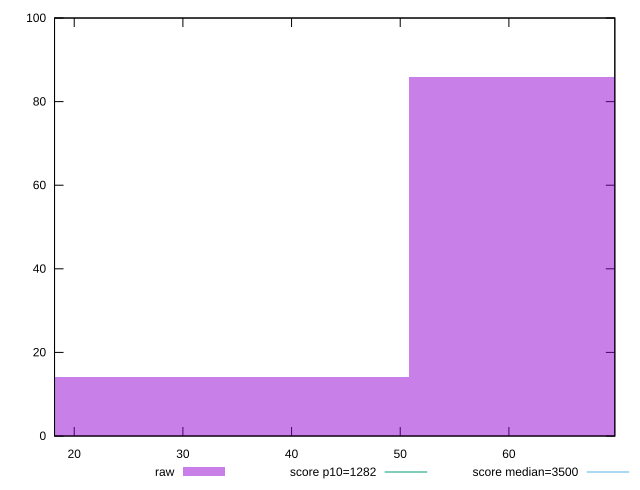

This figure's gnuplot source:
reset

$raw <<EOF
67.6975796085085 86
33.84878980425425 14
EOF

set key outside below
set boxwidth 33.84878980425425
set xrange [18.187999999999995:69.74799999999996]
set yrange [0:100]
set trange [0:100]
set style fill transparent solid 0.5 noborder

set parametric
set terminal svg size 640, 490 enhanced background rgb 'white'
set output "reports/report_00032_2021-02-25T10-28-15.087Z/bootup-time/samples/card/raw/histogram.svg"

plot $raw title "raw" with boxes, \
     1282,t title "score p10=1282", \
     3500,t title "score median=3500"

reset
